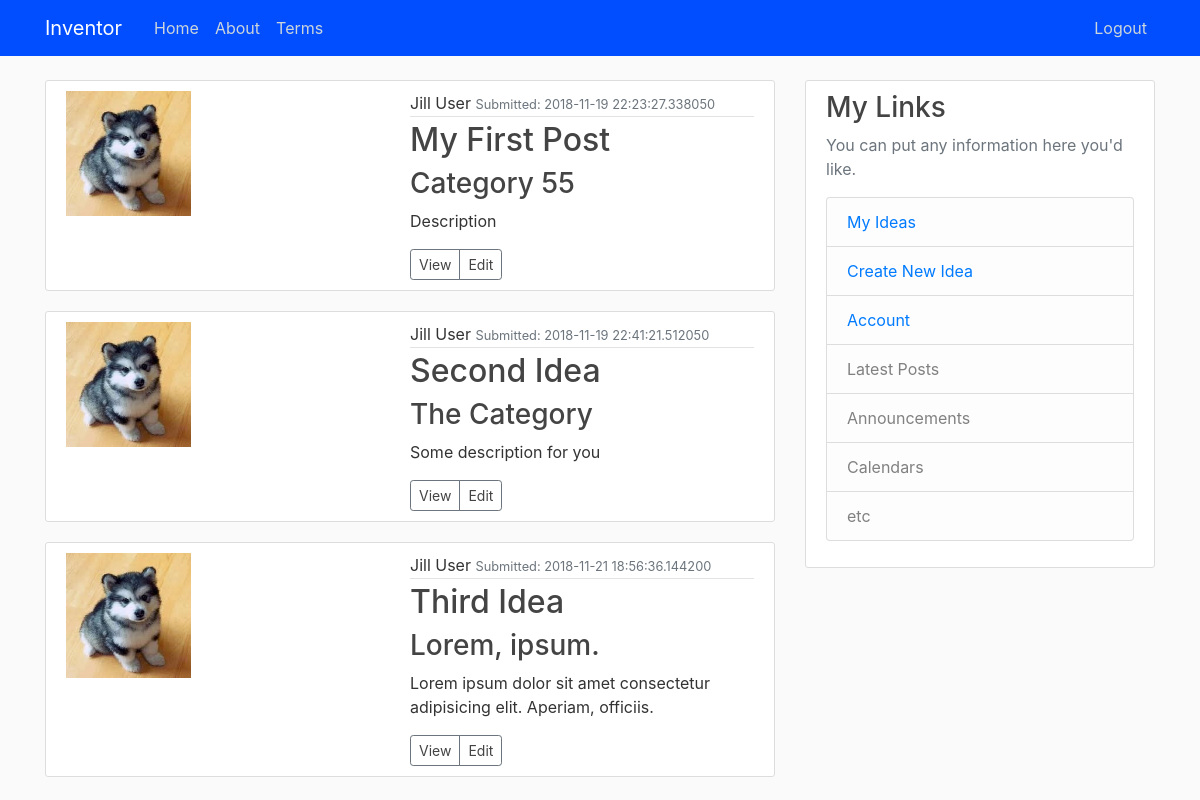
The app's page /home (signed in), older data.
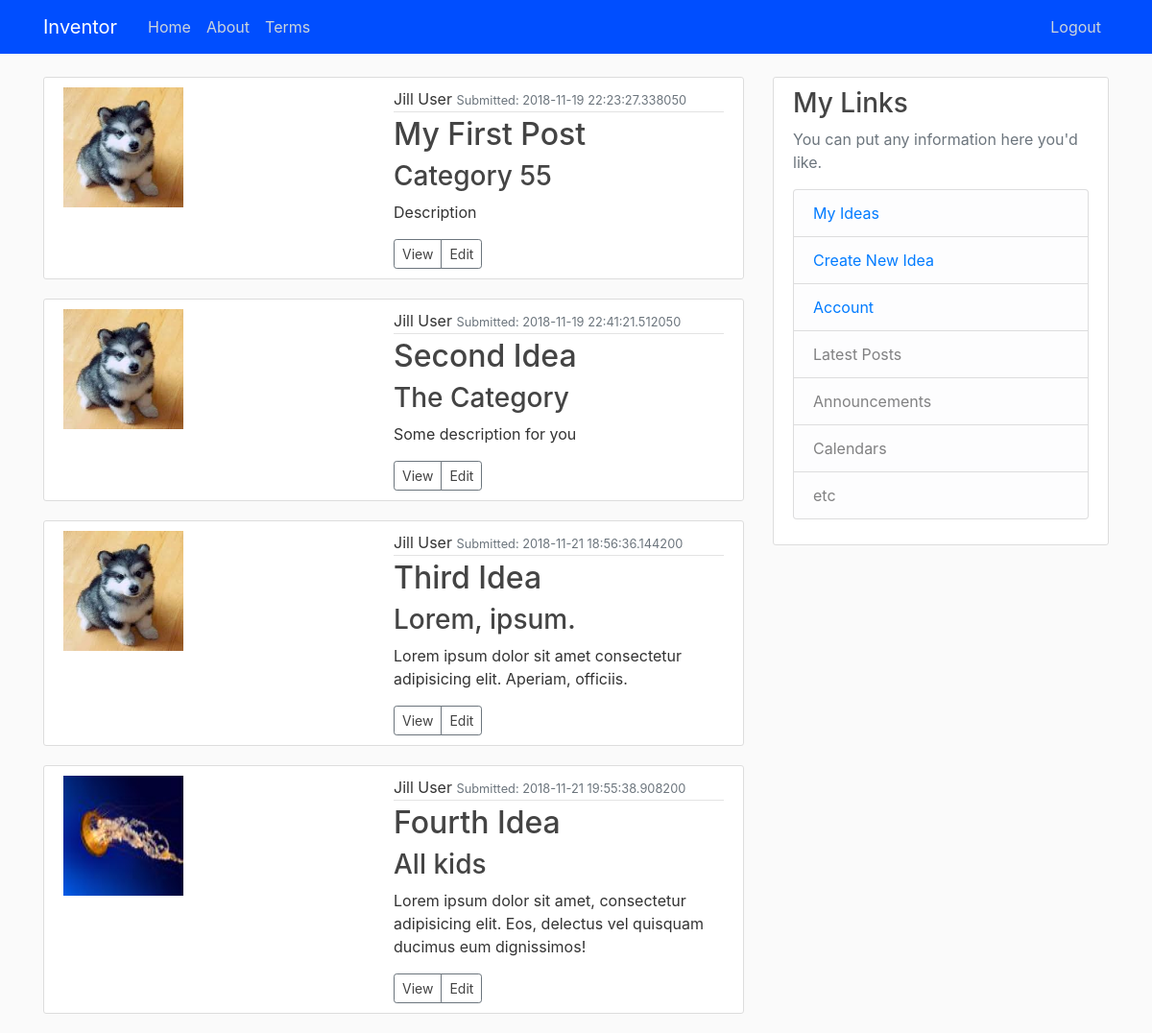
The same page, newer data.
### inventor/models.py (models this page shows, shortened)
class Idea(db.Model):
    id = db.Column(db.Integer, primary_key=True)
    title = db.Column(db.String(64), nullable=False)
    description = db.Column(db.Text, nullable=False)
    category = db.Column(db.String(64), nullable=False)
    company = db.Column(db.String(64), nullable=False)
    featured_image = db.Column(db.String(20), nullable=False, default='default_image.jpg')
    secondary_image = db.Column(db.String(20), nullable=False, default='default_image.jpg')
    primary_document = db.Column(db.String(20))
    secondary_document = db.Column(db.String(20))
    date_created = db.Column(db.DateTime, nullable=False, default=datetime.utcnow)
    user_id = db.Column(db.Integer, db.ForeignKey('user.id'), nullable=False)

class User(db.Model, UserMixin):
    id = db.Column(db.Integer, primary_key=True)
    first_name = db.Column(db.String(64), nullable=False)
    last_name = db.Column(db.String(64), nullable=False)
    email = db.Column(db.String(120), nullable=False, unique=True)
    password = db.Column(db.String(64), nullable=False)
    address1 = db.Column(db.String(120))
    address2 = db.Column(db.String(120))
    city = db.Column(db.String(60))
    state = db.Column(db.String(60))
    postal_code = db.Column(db.String(15))
    country = db.Column(db.String(120))
    phone = db.Column(db.String(20))
    role = db.Column(db.Integer, nullable=False, default=0)
    profile_image = db.Column(db.String(20), nullable=False, default='default.jpg')
    nda = db.Column(db.Integer, nullable=False, default=0)
    date_created = db.Column(db.DateTime, nullable=False, default=datetime.utcnow)
    ideas = db.relationship('Idea', backref='inventor', lazy=True)

### inventor/routes.py (the view)
@app.route('/home')
@login_required
def home():
    ideas = Idea.query.filter_by(user_id=current_user.id).all()
    return render_template('home.html', ideas=ideas)

### inventor/models.py (called while the page is built)
@login_manager.user_loader
def load_user(user_id):
    return User.query.get(int(user_id))

### inventor/templates/home.html
{% extends 'layout.html' %}
{% block content %}
   {% for idea in ideas %}
    <article class="media content-section">
      <div class="media-body">
          <img class="idea-img" src="{{ url_for('static', filename='profile_pics/' + idea.featured_image) }}">
      </div>
      <div class="media-body">
        <div class="article-metadata">
          {{ idea.inventor.first_name }} {{ idea.inventor.last_name }}
          <small class="text-muted">Submitted: {{ idea.date_created }}</small>
        </div>
        <h2><a class="article-title" href="{{ url_for('view_idea', id=idea.id) }}">{{ idea.title }}</a></h2>
          <h3 class="article-title">{{ idea.category }}</h3>
        <p class="article-content">{{ idea.description }}</p>
        <div class="btn-group">
            <button type="button" class="btn btn-sm btn-outline-secondary"><a class="article-title" href="{{ url_for('view_idea', id=idea.id) }}">View</a></button>
            <button type="button" class="btn btn-sm btn-outline-secondary"><a class="article-title" href="{{ url_for('edit_idea', id=idea.id) }}">Edit</a></button>
          </div>
      </div>
    </article>
{%  endfor %}
{% endblock content %}

Row changes from the older to the newer data that the page shows:
added Idea: featured_image (picture), inventor.first_name "Jill", inventor.last_name "User", date_created "2018-11-21 19:55:38.908200", title "Fourth Idea", category "All kids", description "Lorem ipsum dolor sit amet, consectetur adipisicing elit. Eos, delectus vel quisquam ducimus eum dignissimos!"
